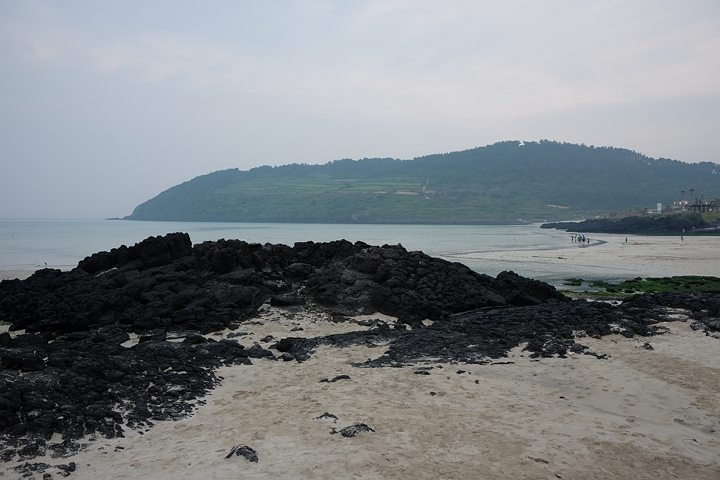
#> input picture chapter9/img1.jpg, 720 x 480 px
$ python matching_practice.py
#> lines starting #> are read from the running program, lines starting #| are printed output that depends on the picture
import sys
import numpy as np
import cv2


# 영상 불러오기
src1 = cv2.imread('img1.jpg', cv2.IMREAD_GRAYSCALE)
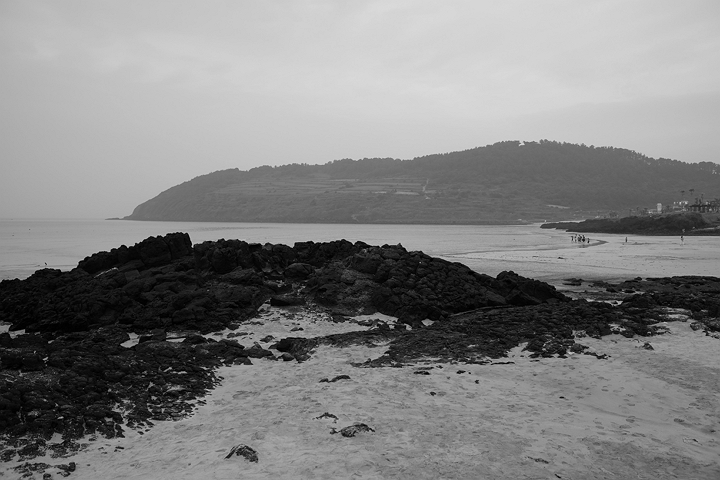
#> src1: shape (480, 720); min 0, max 219, mean 129.5
src2 = cv2.imread('img3.jpg', cv2.IMREAD_GRAYSCALE)
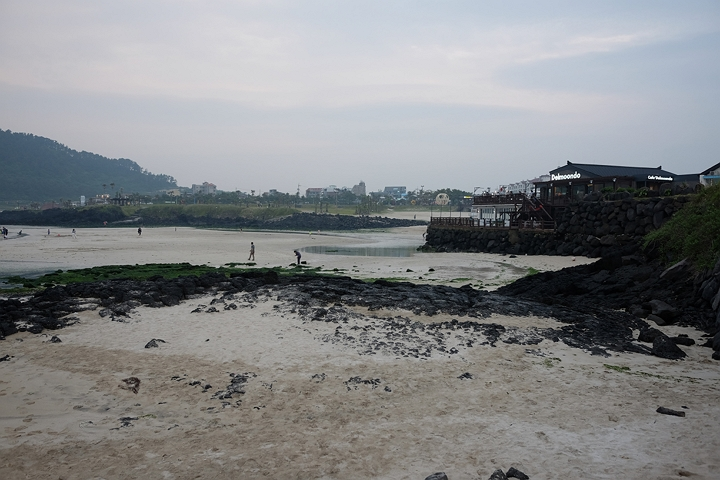
#> input picture chapter9/img3.jpg, 720 x 480 px
#> src2: shape (480, 720); min 0, max 255, mean 132.9


if src1 is None or src2 is None:
    print('Image load failed!')
    sys.exit()

# 특징점 알고리즘 객체 생성 (KAZE, AKAZE, ORB 등)
feature = cv2.KAZE_create()
feature2 = cv2.AKAZE_create() #hamming distance를 사용
feature3 = cv2.ORB_create()

# 특징점 검출 및 기술자 계산
kp1, desc1 = feature.detectAndCompute(src1, None)
#> kp1 = 883 keypoints; strongest (x, y, size): (131, 342, 12.3), (290, 347, 24.8), (199, 234, 16.1), (131, 341, 9.8)
kp2, desc2 = feature.detectAndCompute(src2, None)
#> kp2 = 976 keypoints; strongest (x, y, size): (439, 238, 22.2), (576, 175, 5.9), (452, 221, 37.2), (568, 166, 10)

kp3, desc3 = feature2.detectAndCompute(src1, None)
#> kp3 = 624 keypoints; strongest (x, y, size): (198, 235, 16.1), (131, 341, 11.4), (195, 239, 8.1), (133, 339, 8.1)
kp4, desc4 = feature2.detectAndCompute(src2, None)
#> kp4 = 726 keypoints; strongest (x, y, size): (576, 175, 5.7), (569, 166, 8.1), (441, 236, 22.8), (493, 332, 11.4)

kp5, desc5 = feature3.detectAndCompute(src1, None)
#> kp5 = 500 keypoints; strongest (x, y, size): (291, 246, 31), (353, 243, 31), (620, 302, 31), (192, 246, 31)
kp6, desc6 = feature3.detectAndCompute(src2, None)
#> kp6 = 500 keypoints; strongest (x, y, size): (650, 177, 31), (670, 179, 31), (579, 176, 31), (579, 174, 31)


# 특징점 매칭
matcher = cv2.BFMatcher_create()
matcher2 = cv2.BFMatcher_create(cv2.NORM_HAMMING)

matches = matcher.match(desc1, desc2)
#> matches = 883 matches
matches2 = matcher2.match(desc3, desc4)
#> matches2 = 624 matches
matches3 = matcher2.match(desc5, desc6)
#> matches3 = 500 matches

print('# of kp1:', len(kp1))
#| # of kp1: 883
print('# of kp2:', len(kp2))
#| # of kp2: 976
print('# of matches:', len(matches))
#| # of matches: 883
print()
print('# of kp3', len(kp3))
#| # of kp3 624
print('# of kp4', len(kp4))
#| # of kp4 726
print('# of matchs:', len(matches2))
#| # of matchs: 624
print()
print('# of kp5', len(kp5))
#| # of kp5 500
print('# of kp6', len(kp6))
#| # of kp6 500
print('# of matches:', len(matches3))
#| # of matches: 500

# 특징점 매칭 결과 영상 생성
dst = cv2.drawMatches(src1, kp1, src2, kp2, matches, None)
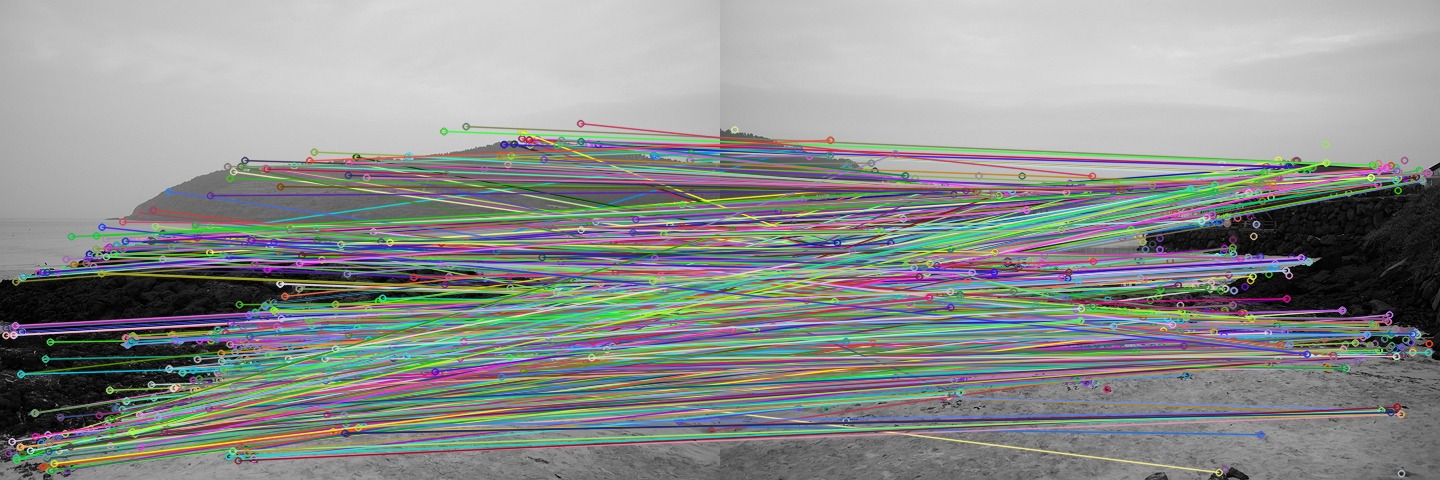
#> dst: shape (480, 1440, 3); mean of channels 0, 1, 2 141.9, 143.5, 140.7; drawn as B, G, R
dst2 = cv2.drawMatches(src1, kp3, src2, kp4, matches2, None)
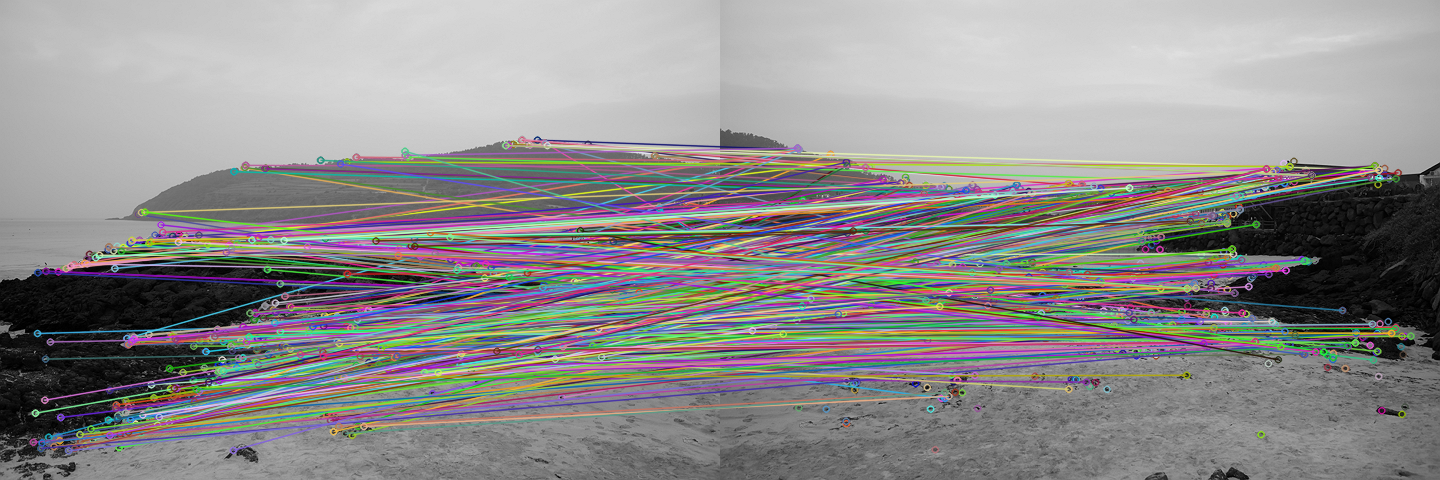
#> dst2: shape (480, 1440, 3); mean of channels 0, 1, 2 140.7, 140.7, 142.8; drawn as B, G, R
dst3 = cv2.drawMatches(src1, kp5, src2, kp6, matches3, None)
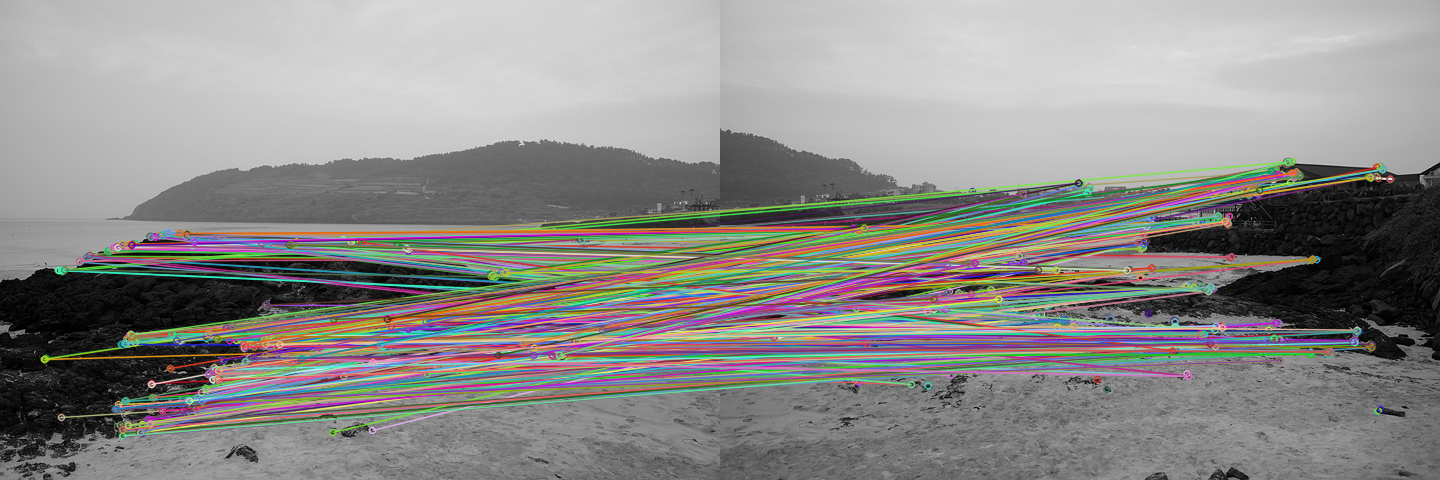
#> dst3: shape (480, 1440, 3); mean of channels 0, 1, 2 137.2, 139.6, 141.1; drawn as B, G, R

cv2.imshow('kaze', dst)
cv2.imshow('akaze', dst2)
cv2.imshow('orb', dst3)

cv2.waitKey()
cv2.destroyAllWindows()
